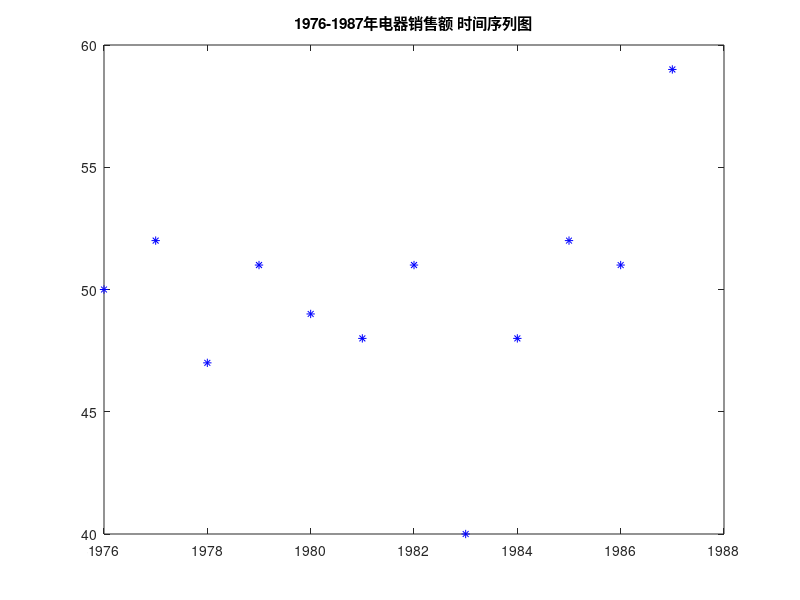

MATLAB code for this plot: (Note: this script raises an error after producing the figure.)
clc,clear 

% 加载数据，绘制时间序列图，
t = [1976:1987];
yt = load('dianqi.txt')        %原始数据以列向量的方式存放在纯文本文件中

figure(1)
plot(t,yt,'b*');
set(get(gca, 'Title'), 'String', '1976-1987年电器销售额 时间序列图');

%计算数据的长度(个数)
n=length(yt);  
 %不同的加权系数
alpha=[0.2 0.5 0.8]; 
%不同的加权系数的个数   对于不同的加权个数，进行不同预测
m=length(alpha);  
%初值 对于少于20个数据，一般选择最初几期实际值的平均值作为初始值
yhat(1,1:m)=(yt(1)+yt(2))/2;       
 
for i=2:n
    yhat(i,:)=alpha*yt(i-1)+(1-alpha).*yhat(i-1,:);
end

yhat   %一次指数平滑预测值

%计算标准误差  实际数据与一次指数平滑   % mean平均值函数  repmat 重复操作
 % repmat(yt,1,m)    把yt的内容复制到1*m的矩阵中 ，矩阵的每个元素都是yt
err = sqrt(mean((repmat(yt,1,m)-yhat).^2))      %误差 sqrt(mean((yt-yhat).^2)) 开方(平均值[(实际值 -预测值）.^2])

  
%把数据写入到excel文件中
xlswrite('dianqi.xls',yhat)  

%预测1988年的销售额
yhat1988=alpha*yt(n)+(1-alpha).*yhat(n,:)   